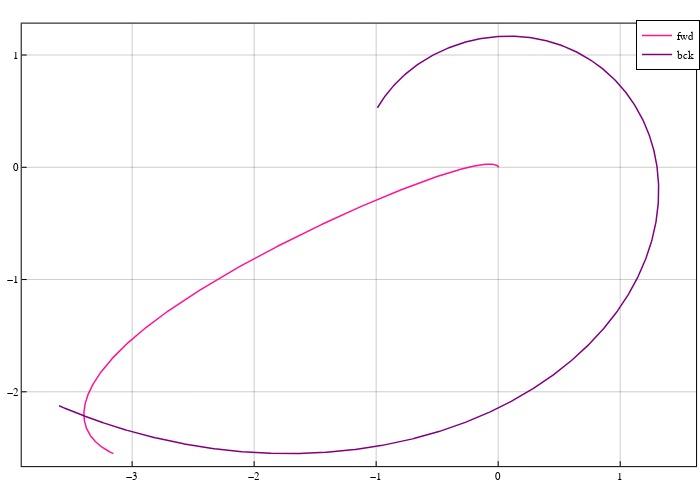

Notebook code for this chart:
### Code cell
pcart = plot(size=(700,500), frame_style=:box, aspect_ratio=:equal, grid=0.4)

# trajectory
plot!(sol_fwd_i[1,:], sol_fwd_i[2,:], color=:deeppink, linewidth=1.5, label="fwd")
plot!(sol_bck_i[1,:], sol_bck_i[2,:], color=:purple, linewidth=1.5, label="bck")

pcart

### Figure 1 — Plotly figure (JSON) as saved in the notebook; plotly's stock layout.template omitted (floating-point values rounded to 4 significant figures; data arrays with more than 128 entries replaced by an {"elided": "..."} marker saying what was removed)
{"data": [{"colorbar": {"title": ""}, "legendgroup": "fwd", "line": {"color": "rgba(255, 20, 147, 1.000)", "dash": "solid", "shape": "linear", "width": 1.5}, "mode": "lines", "name": "fwd", "showlegend": true, "type": "scatter", "x": {"elided": "1236 float values"}, "xaxis": "x", "y": {"elided": "1236 float values"}, "yaxis": "y", "zmax": null, "zmin": null}, {"colorbar": {"title": ""}, "legendgroup": "bck", "line": {"color": "rgba(128, 0, 128, 1.000)", "dash": "solid", "shape": "linear", "width": 1.5}, "mode": "lines", "name": "bck", "showlegend": true, "type": "scatter", "x": {"elided": "1023 float values"}, "xaxis": "x", "y": {"elided": "1023 float values"}, "yaxis": "y", "zmax": null, "zmin": null}], "layout": {"annotations": [], "height": 500, "legend": {"bgcolor": "rgba(255, 255, 255, 1.000)", "bordercolor": "rgba(0, 0, 0, 1.000)", "borderwidth": 1, "font": {"color": "rgba(0, 0, 0, 1.000)", "family": "sans-serif", "size": 11}, "title": {"font": {"color": "rgba(0, 0, 0, 1.000)", "family": "sans-serif", "size": 15}, "text": ""}, "tracegroupgap": 0, "traceorder": "normal", "x": 1, "xanchor": "auto", "y": 1, "yanchor": "auto"}, "margin": {"b": 20, "l": 0, "r": 0, "t": 20}, "paper_bgcolor": "rgba(255, 255, 255, 1.000)", "plot_bgcolor": "rgba(255, 255, 255, 1.000)", "showlegend": true, "width": 700, "xaxis": {"anchor": "y", "domain": [0.03102, 0.9944], "gridcolor": "rgba(0, 0, 0, 0.400)", "gridwidth": 0.5, "linecolor": "rgba(0, 0, 0, 1.000)", "mirror": true, "range": [-3.905, 1.622], "showgrid": true, "showline": true, "showticklabels": true, "tickangle": 0, "tickcolor": "rgb(0, 0, 0)", "tickfont": {"color": "rgba(0, 0, 0, 1.000)", "family": "sans-serif", "size": 11}, "tickmode": "array", "ticks": "inside", "ticktext": ["−3", "−2", "−1", "0", "1"], "tickvals": [-3, -2, -1, 0, 1], "title": "", "titlefont": {"color": "rgba(0, 0, 0, 1.000)", "family": "sans-serif", "size": 15}, "type": "-", "visible": true, "zeroline": false, "zerolinecolor": "rgba(0, 0, 0, 1.000)"}, "yaxis": {"anchor": "x", "domain": [0.0301, 0.9921], "gridcolor": "rgba(0, 0, 0, 0.400)", "gridwidth": 0.5, "linecolor": "rgba(0, 0, 0, 1.000)", "mirror": true, "range": [-2.662, 1.28], "showgrid": true, "showline": true, "showticklabels": true, "tickangle": 0, "tickcolor": "rgb(0, 0, 0)", "tickfont": {"color": "rgba(0, 0, 0, 1.000)", "family": "sans-serif", "size": 11}, "tickmode": "array", "ticks": "inside", "ticktext": ["−2", "−1", "0", "1"], "tickvals": [-2, -1, 0, 1], "title": "", "titlefont": {"color": "rgba(0, 0, 0, 1.000)", "family": "sans-serif", "size": 15}, "type": "-", "visible": true, "zeroline": false, "zerolinecolor": "rgba(0, 0, 0, 1.000)"}}}
